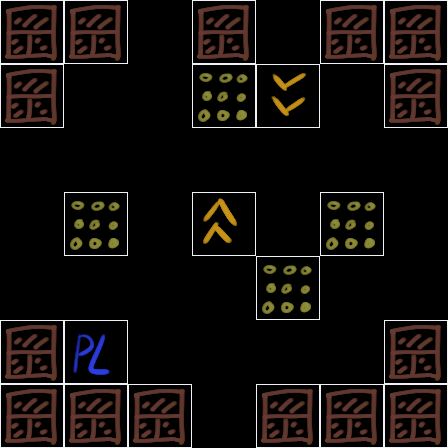

Below is a game level as drawn by its tile map, then a one-line description and the .tmx file that defines it, in full:
An orthogonal 7x7 tile map with 64x64 px tiles, 1 tile layer (Tiles) and 1 object (level5).

<map version="1.5" tiledversion="1.6.0" orientation="orthogonal" renderorder="right-down" width="7" height="7" tilewidth="64" tileheight="64" infinite="0" nextlayerid="6" nextobjectid="7">
 <tileset firstgid="1" source="level_design.tsx" />
 <layer id="4" name="Tiles" width="7" height="7">
  <data encoding="csv">
4,4,0,4,0,4,4,
4,0,0,3,8,0,4,
0,0,0,0,0,0,0,
0,3,0,6,0,3,0,
0,0,0,0,3,0,0,
4,1,0,0,0,0,4,
4,4,4,0,4,4,4
</data>
 </layer>
 <objectgroup id="5" name="Objects">
  <object id="5" name="level5" x="192" y="256" width="64" height="64" />
 </objectgroup>
</map>
